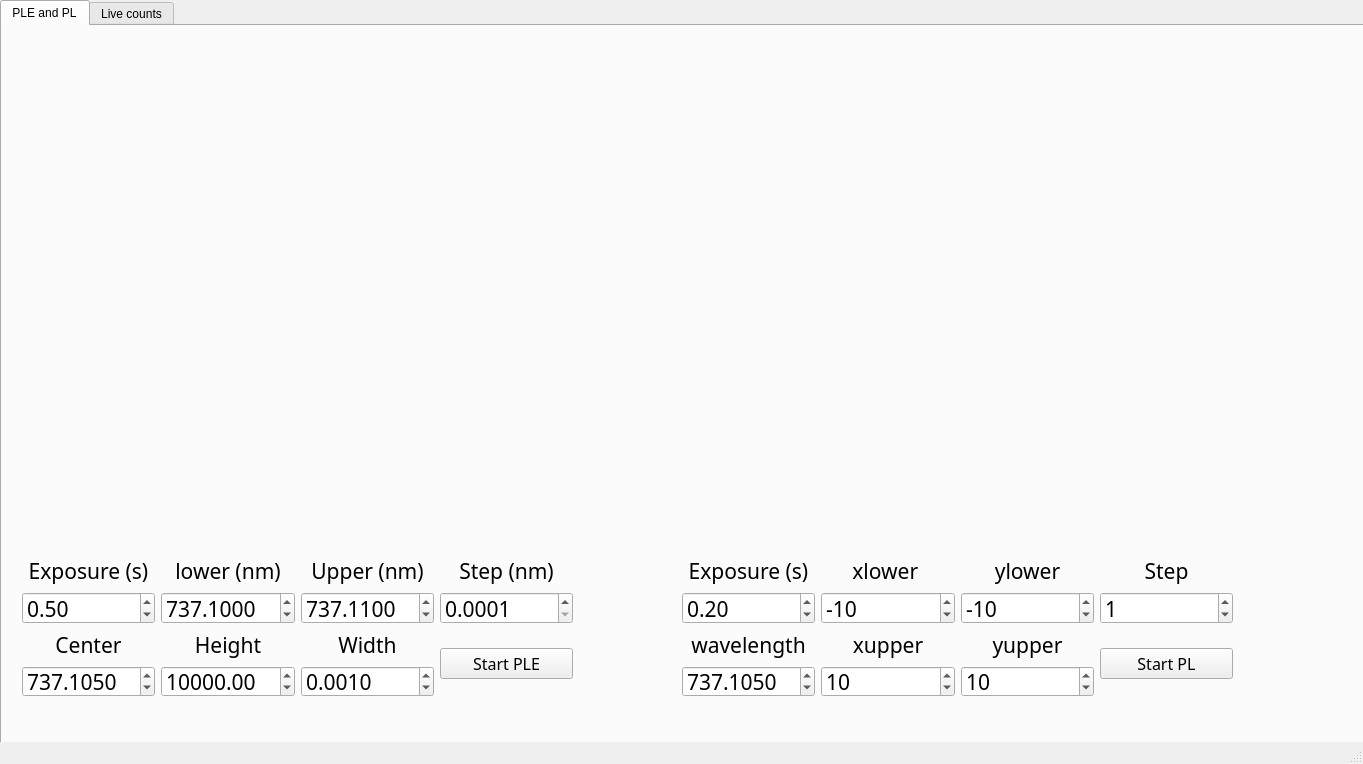
<?xml version="1.0" encoding="UTF-8"?>
<ui version="4.0">
 <class>MainWindow</class>
 <widget class="QMainWindow" name="MainWindow">
  <property name="geometry">
   <rect>
    <x>0</x>
    <y>0</y>
    <width>1363</width>
    <height>764</height>
   </rect>
  </property>
  <property name="windowTitle">
   <string>MainWindow</string>
  </property>
  <widget class="QWidget" name="centralwidget">
   <widget class="QTabWidget" name="tabWidget_2">
    <property name="enabled">
     <bool>true</bool>
    </property>
    <property name="geometry">
     <rect>
      <x>0</x>
      <y>0</y>
      <width>1381</width>
      <height>881</height>
     </rect>
    </property>
    <property name="currentIndex">
     <number>0</number>
    </property>
    <widget class="QWidget" name="tab">
     <attribute name="title">
      <string>PLE and PL</string>
     </attribute>
     <widget class="QWidget" name="widget_figure" native="true">
      <property name="geometry">
       <rect>
        <x>20</x>
        <y>20</y>
        <width>561</width>
        <height>491</height>
       </rect>
      </property>
     </widget>
     <widget class="QWidget" name="widget_figure_2" native="true">
      <property name="geometry">
       <rect>
        <x>600</x>
        <y>20</y>
        <width>701</width>
        <height>491</height>
       </rect>
      </property>
     </widget>
     <widget class="QWidget" name="verticalLayoutWidget_7">
      <property name="geometry">
       <rect>
        <x>20</x>
        <y>530</y>
        <width>551</width>
        <height>141</height>
       </rect>
      </property>
      <layout class="QVBoxLayout" name="verticalLayout_8">
       <item>
        <layout class="QHBoxLayout" name="horizontalLayout">
         <item>
          <layout class="QVBoxLayout" name="verticalLayout">
           <item>
            <widget class="QLabel" name="label">
             <property name="font">
              <font>
               <family>Linux Biolinum O</family>
               <pointsize>16</pointsize>
              </font>
             </property>
             <property name="text">
              <string>Exposure (s)</string>
             </property>
             <property name="alignment">
              <set>Qt::AlignCenter</set>
             </property>
            </widget>
           </item>
           <item>
            <widget class="QDoubleSpinBox" name="doubleSpinBox_exposure">
             <property name="font">
              <font>
               <family>Linux Biolinum O</family>
               <pointsize>16</pointsize>
              </font>
             </property>
             <property name="minimum">
              <double>0.100000000000000</double>
             </property>
             <property name="singleStep">
              <double>0.500000000000000</double>
             </property>
             <property name="value">
              <double>0.500000000000000</double>
             </property>
            </widget>
           </item>
          </layout>
         </item>
         <item>
          <layout class="QVBoxLayout" name="verticalLayout_3">
           <item>
            <widget class="QLabel" name="label_2">
             <property name="font">
              <font>
               <family>Linux Biolinum O</family>
               <pointsize>16</pointsize>
              </font>
             </property>
             <property name="text">
              <string>lower (nm)</string>
             </property>
             <property name="alignment">
              <set>Qt::AlignCenter</set>
             </property>
            </widget>
           </item>
           <item>
            <widget class="QDoubleSpinBox" name="doubleSpinBox_wl">
             <property name="font">
              <font>
               <family>Linux Biolinum O</family>
               <pointsize>16</pointsize>
              </font>
             </property>
             <property name="decimals">
              <number>4</number>
             </property>
             <property name="minimum">
              <double>0.100000000000000</double>
             </property>
             <property name="maximum">
              <double>999.990000000000009</double>
             </property>
             <property name="singleStep">
              <double>0.500000000000000</double>
             </property>
             <property name="value">
              <double>737.100000000000023</double>
             </property>
            </widget>
           </item>
          </layout>
         </item>
         <item>
          <layout class="QVBoxLayout" name="verticalLayout_2">
           <item>
            <widget class="QLabel" name="label_3">
             <property name="font">
              <font>
               <family>Linux Biolinum O</family>
               <pointsize>16</pointsize>
              </font>
             </property>
             <property name="text">
              <string>Upper (nm)</string>
             </property>
             <property name="alignment">
              <set>Qt::AlignCenter</set>
             </property>
            </widget>
           </item>
           <item>
            <widget class="QDoubleSpinBox" name="doubleSpinBox_wu">
             <property name="font">
              <font>
               <family>Linux Biolinum O</family>
               <pointsize>16</pointsize>
              </font>
             </property>
             <property name="decimals">
              <number>4</number>
             </property>
             <property name="minimum">
              <double>0.100000000000000</double>
             </property>
             <property name="maximum">
              <double>999.990000000000009</double>
             </property>
             <property name="singleStep">
              <double>0.500000000000000</double>
             </property>
             <property name="value">
              <double>737.110000000000014</double>
             </property>
            </widget>
           </item>
          </layout>
         </item>
         <item>
          <layout class="QVBoxLayout" name="verticalLayout_5">
           <item>
            <widget class="QLabel" name="label_4">
             <property name="font">
              <font>
               <family>Linux Biolinum O</family>
               <pointsize>16</pointsize>
              </font>
             </property>
             <property name="text">
              <string>Step (nm)</string>
             </property>
             <property name="alignment">
              <set>Qt::AlignCenter</set>
             </property>
            </widget>
           </item>
           <item>
            <widget class="QDoubleSpinBox" name="doubleSpinBox_step">
             <property name="font">
              <font>
               <family>Linux Biolinum O</family>
               <pointsize>16</pointsize>
              </font>
             </property>
             <property name="decimals">
              <number>4</number>
             </property>
             <property name="minimum">
              <double>0.000100000000000</double>
             </property>
             <property name="singleStep">
              <double>0.000010000000000</double>
             </property>
             <property name="value">
              <double>0.000100000000000</double>
             </property>
            </widget>
           </item>
          </layout>
         </item>
        </layout>
       </item>
       <item>
        <layout class="QHBoxLayout" name="horizontalLayout_5">
         <item>
          <layout class="QVBoxLayout" name="verticalLayout_6">
           <item>
            <widget class="QLabel" name="label_5">
             <property name="font">
              <font>
               <family>Linux Biolinum O</family>
               <pointsize>16</pointsize>
              </font>
             </property>
             <property name="text">
              <string>Center</string>
             </property>
             <property name="alignment">
              <set>Qt::AlignCenter</set>
             </property>
            </widget>
           </item>
           <item>
            <widget class="QDoubleSpinBox" name="doubleSpinBox_center">
             <property name="font">
              <font>
               <family>Linux Biolinum O</family>
               <pointsize>16</pointsize>
              </font>
             </property>
             <property name="decimals">
              <number>4</number>
             </property>
             <property name="minimum">
              <double>0.100000000000000</double>
             </property>
             <property name="maximum">
              <double>999.990000000000009</double>
             </property>
             <property name="singleStep">
              <double>0.500000000000000</double>
             </property>
             <property name="value">
              <double>737.105000000000018</double>
             </property>
            </widget>
           </item>
          </layout>
         </item>
         <item>
          <layout class="QVBoxLayout" name="verticalLayout_7">
           <item>
            <widget class="QLabel" name="label_6">
             <property name="font">
              <font>
               <family>Linux Biolinum O</family>
               <pointsize>16</pointsize>
              </font>
             </property>
             <property name="text">
              <string>Height</string>
             </property>
             <property name="alignment">
              <set>Qt::AlignCenter</set>
             </property>
            </widget>
           </item>
           <item>
            <widget class="QDoubleSpinBox" name="doubleSpinBox_height">
             <property name="font">
              <font>
               <family>Linux Biolinum O</family>
               <pointsize>16</pointsize>
              </font>
             </property>
             <property name="minimum">
              <double>0.100000000000000</double>
             </property>
             <property name="maximum">
              <double>99999.990000000005239</double>
             </property>
             <property name="singleStep">
              <double>0.500000000000000</double>
             </property>
             <property name="value">
              <double>10000.000000000000000</double>
             </property>
            </widget>
           </item>
          </layout>
         </item>
         <item>
          <layout class="QVBoxLayout" name="verticalLayout_4">
           <item>
            <widget class="QLabel" name="label_7">
             <property name="font">
              <font>
               <family>Linux Biolinum O</family>
               <pointsize>16</pointsize>
              </font>
             </property>
             <property name="text">
              <string>Width</string>
             </property>
             <property name="alignment">
              <set>Qt::AlignCenter</set>
             </property>
            </widget>
           </item>
           <item>
            <widget class="QDoubleSpinBox" name="doubleSpinBox_width">
             <property name="font">
              <font>
               <family>Linux Biolinum O</family>
               <pointsize>16</pointsize>
              </font>
             </property>
             <property name="decimals">
              <number>4</number>
             </property>
             <property name="minimum">
              <double>0.000000000000000</double>
             </property>
             <property name="singleStep">
              <double>0.500000000000000</double>
             </property>
             <property name="value">
              <double>0.001000000000000</double>
             </property>
            </widget>
           </item>
          </layout>
         </item>
         <item>
          <widget class="QPushButton" name="pushButton_start">
           <property name="font">
            <font>
             <family>Linux Biolinum O</family>
             <pointsize>12</pointsize>
            </font>
           </property>
           <property name="text">
            <string>Start PLE</string>
           </property>
          </widget>
         </item>
        </layout>
       </item>
      </layout>
     </widget>
     <widget class="QWidget" name="verticalLayoutWidget_8">
      <property name="geometry">
       <rect>
        <x>680</x>
        <y>530</y>
        <width>551</width>
        <height>141</height>
       </rect>
      </property>
      <layout class="QVBoxLayout" name="verticalLayout_9">
       <item>
        <layout class="QHBoxLayout" name="horizontalLayout_6">
         <item>
          <layout class="QVBoxLayout" name="verticalLayout_10">
           <item>
            <widget class="QLabel" name="label_8">
             <property name="font">
              <font>
               <family>Linux Biolinum O</family>
               <pointsize>16</pointsize>
              </font>
             </property>
             <property name="text">
              <string>Exposure (s)</string>
             </property>
             <property name="alignment">
              <set>Qt::AlignCenter</set>
             </property>
            </widget>
           </item>
           <item>
            <widget class="QDoubleSpinBox" name="doubleSpinBox_exposure_2">
             <property name="font">
              <font>
               <family>Linux Biolinum O</family>
               <pointsize>16</pointsize>
              </font>
             </property>
             <property name="minimum">
              <double>0.010000000000000</double>
             </property>
             <property name="singleStep">
              <double>0.500000000000000</double>
             </property>
             <property name="value">
              <double>0.200000000000000</double>
             </property>
            </widget>
           </item>
          </layout>
         </item>
         <item>
          <layout class="QVBoxLayout" name="verticalLayout_11">
           <item>
            <widget class="QLabel" name="label_9">
             <property name="font">
              <font>
               <family>Linux Biolinum O</family>
               <pointsize>16</pointsize>
              </font>
             </property>
             <property name="text">
              <string>xlower </string>
             </property>
             <property name="alignment">
              <set>Qt::AlignCenter</set>
             </property>
            </widget>
           </item>
           <item>
            <widget class="QDoubleSpinBox" name="doubleSpinBox_xl">
             <property name="font">
              <font>
               <family>Linux Biolinum O</family>
               <pointsize>16</pointsize>
              </font>
             </property>
             <property name="decimals">
              <number>0</number>
             </property>
             <property name="minimum">
              <double>-999.000000000000000</double>
             </property>
             <property name="maximum">
              <double>1000.000000000000000</double>
             </property>
             <property name="singleStep">
              <double>0.500000000000000</double>
             </property>
             <property name="value">
              <double>-10.000000000000000</double>
             </property>
            </widget>
           </item>
          </layout>
         </item>
         <item>
          <layout class="QVBoxLayout" name="verticalLayout_12">
           <item>
            <widget class="QLabel" name="label_10">
             <property name="font">
              <font>
               <family>Linux Biolinum O</family>
               <pointsize>16</pointsize>
              </font>
             </property>
             <property name="text">
              <string>ylower</string>
             </property>
             <property name="alignment">
              <set>Qt::AlignCenter</set>
             </property>
            </widget>
           </item>
           <item>
            <widget class="QDoubleSpinBox" name="doubleSpinBox_yl">
             <property name="font">
              <font>
               <family>Linux Biolinum O</family>
               <pointsize>16</pointsize>
              </font>
             </property>
             <property name="decimals">
              <number>0</number>
             </property>
             <property name="minimum">
              <double>-999.000000000000000</double>
             </property>
             <property name="maximum">
              <double>1000.000000000000000</double>
             </property>
             <property name="singleStep">
              <double>0.500000000000000</double>
             </property>
             <property name="value">
              <double>-10.000000000000000</double>
             </property>
            </widget>
           </item>
          </layout>
         </item>
         <item>
          <layout class="QVBoxLayout" name="verticalLayout_13">
           <item>
            <widget class="QLabel" name="label_11">
             <property name="font">
              <font>
               <family>Linux Biolinum O</family>
               <pointsize>16</pointsize>
              </font>
             </property>
             <property name="text">
              <string>Step</string>
             </property>
             <property name="alignment">
              <set>Qt::AlignCenter</set>
             </property>
            </widget>
           </item>
           <item>
            <widget class="QDoubleSpinBox" name="doubleSpinBox_step_2">
             <property name="font">
              <font>
               <family>Linux Biolinum O</family>
               <pointsize>16</pointsize>
              </font>
             </property>
             <property name="decimals">
              <number>0</number>
             </property>
             <property name="minimum">
              <double>0.000000000000000</double>
             </property>
             <property name="singleStep">
              <double>0.500000000000000</double>
             </property>
             <property name="value">
              <double>1.000000000000000</double>
             </property>
            </widget>
           </item>
          </layout>
         </item>
        </layout>
       </item>
       <item>
        <layout class="QHBoxLayout" name="horizontalLayout_7">
         <item>
          <layout class="QVBoxLayout" name="verticalLayout_14">
           <item>
            <widget class="QLabel" name="label_12">
             <property name="font">
              <font>
               <family>Linux Biolinum O</family>
               <pointsize>16</pointsize>
              </font>
             </property>
             <property name="text">
              <string>wavelength</string>
             </property>
             <property name="alignment">
              <set>Qt::AlignCenter</set>
             </property>
            </widget>
           </item>
           <item>
            <widget class="QDoubleSpinBox" name="doubleSpinBox_wavelength">
             <property name="font">
              <font>
               <family>Linux Biolinum O</family>
               <pointsize>16</pointsize>
              </font>
             </property>
             <property name="decimals">
              <number>4</number>
             </property>
             <property name="minimum">
              <double>0.100000000000000</double>
             </property>
             <property name="maximum">
              <double>999.990000000000009</double>
             </property>
             <property name="singleStep">
              <double>0.500000000000000</double>
             </property>
             <property name="value">
              <double>737.105000000000018</double>
             </property>
            </widget>
           </item>
          </layout>
         </item>
         <item>
          <layout class="QVBoxLayout" name="verticalLayout_15">
           <item>
            <widget class="QLabel" name="label_13">
             <property name="font">
              <font>
               <family>Linux Biolinum O</family>
               <pointsize>16</pointsize>
              </font>
             </property>
             <property name="text">
              <string>xupper</string>
             </property>
             <property name="alignment">
              <set>Qt::AlignCenter</set>
             </property>
            </widget>
           </item>
           <item>
            <widget class="QDoubleSpinBox" name="doubleSpinBox_xu">
             <property name="font">
              <font>
               <family>Linux Biolinum O</family>
               <pointsize>16</pointsize>
              </font>
             </property>
             <property name="decimals">
              <number>0</number>
             </property>
             <property name="minimum">
              <double>-1000.000000000000000</double>
             </property>
             <property name="maximum">
              <double>100000.000000000000000</double>
             </property>
             <property name="singleStep">
              <double>0.500000000000000</double>
             </property>
             <property name="value">
              <double>10.000000000000000</double>
             </property>
            </widget>
           </item>
          </layout>
         </item>
         <item>
          <layout class="QVBoxLayout" name="verticalLayout_16">
           <item>
            <widget class="QLabel" name="label_14">
             <property name="font">
              <font>
               <family>Linux Biolinum O</family>
               <pointsize>16</pointsize>
              </font>
             </property>
             <property name="text">
              <string>yupper</string>
             </property>
             <property name="alignment">
              <set>Qt::AlignCenter</set>
             </property>
            </widget>
           </item>
           <item>
            <widget class="QDoubleSpinBox" name="doubleSpinBox_yu">
             <property name="font">
              <font>
               <family>Linux Biolinum O</family>
               <pointsize>16</pointsize>
              </font>
             </property>
             <property name="decimals">
              <number>0</number>
             </property>
             <property name="minimum">
              <double>-1000.000000000000000</double>
             </property>
             <property name="maximum">
              <double>1000.000000000000000</double>
             </property>
             <property name="singleStep">
              <double>0.500000000000000</double>
             </property>
             <property name="value">
              <double>10.000000000000000</double>
             </property>
            </widget>
           </item>
          </layout>
         </item>
         <item>
          <widget class="QPushButton" name="pushButton_start_2">
           <property name="font">
            <font>
             <family>Linux Biolinum O</family>
             <pointsize>12</pointsize>
            </font>
           </property>
           <property name="text">
            <string>Start PL</string>
           </property>
          </widget>
         </item>
        </layout>
       </item>
      </layout>
     </widget>
    </widget>
    <widget class="QWidget" name="tab2">
     <attribute name="title">
      <string>Live counts</string>
     </attribute>
     <widget class="QWidget" name="widget_figure_3" native="true">
      <property name="geometry">
       <rect>
        <x>20</x>
        <y>20</y>
        <width>561</width>
        <height>491</height>
       </rect>
      </property>
     </widget>
     <widget class="QWidget" name="verticalLayoutWidget_9">
      <property name="geometry">
       <rect>
        <x>20</x>
        <y>530</y>
        <width>551</width>
        <height>141</height>
       </rect>
      </property>
      <layout class="QVBoxLayout" name="verticalLayout_17">
       <item>
        <layout class="QHBoxLayout" name="horizontalLayout_8">
         <item>
          <layout class="QVBoxLayout" name="verticalLayout_18">
           <item>
            <widget class="QLabel" name="label_15">
             <property name="font">
              <font>
               <family>Linux Biolinum O</family>
               <pointsize>16</pointsize>
              </font>
             </property>
             <property name="text">
              <string>Exposure (s)</string>
             </property>
             <property name="alignment">
              <set>Qt::AlignCenter</set>
             </property>
            </widget>
           </item>
           <item>
            <widget class="QDoubleSpinBox" name="doubleSpinBox_exposure_3">
             <property name="font">
              <font>
               <family>Linux Biolinum O</family>
               <pointsize>16</pointsize>
              </font>
             </property>
             <property name="minimum">
              <double>0.010000000000000</double>
             </property>
             <property name="singleStep">
              <double>0.500000000000000</double>
             </property>
             <property name="value">
              <double>0.100000000000000</double>
             </property>
            </widget>
           </item>
          </layout>
         </item>
         <item>
          <layout class="QVBoxLayout" name="verticalLayout_19">
           <item>
            <widget class="QLabel" name="label_16">
             <property name="font">
              <font>
               <family>Linux Biolinum O</family>
               <pointsize>16</pointsize>
              </font>
             </property>
             <property name="text">
              <string>Data points</string>
             </property>
             <property name="alignment">
              <set>Qt::AlignCenter</set>
             </property>
            </widget>
           </item>
           <item>
            <widget class="QDoubleSpinBox" name="doubleSpinBox_many">
             <property name="font">
              <font>
               <family>Linux Biolinum O</family>
               <pointsize>16</pointsize>
              </font>
             </property>
             <property name="decimals">
              <number>0</number>
             </property>
             <property name="minimum">
              <double>0.000000000000000</double>
             </property>
             <property name="maximum">
              <double>1000.000000000000000</double>
             </property>
             <property name="singleStep">
              <double>1.000000000000000</double>
             </property>
             <property name="value">
              <double>100.000000000000000</double>
             </property>
            </widget>
           </item>
          </layout>
         </item>
        </layout>
       </item>
       <item>
        <layout class="QHBoxLayout" name="horizontalLayout_9">
         <item>
          <layout class="QVBoxLayout" name="verticalLayout_24">
           <item>
            <widget class="QLabel" name="label_21">
             <property name="font">
              <font>
               <family>Linux Biolinum O</family>
               <pointsize>16</pointsize>
              </font>
             </property>
             <property name="text">
              <string>Wavelength</string>
             </property>
             <property name="alignment">
              <set>Qt::AlignCenter</set>
             </property>
            </widget>
           </item>
           <item>
            <widget class="QDoubleSpinBox" name="doubleSpinBox_wavelength_live">
             <property name="font">
              <font>
               <family>Linux Biolinum O</family>
               <pointsize>16</pointsize>
              </font>
             </property>
             <property name="decimals">
              <number>4</number>
             </property>
             <property name="minimum">
              <double>0.000000000000000</double>
             </property>
             <property name="maximum">
              <double>1000.000000000000000</double>
             </property>
             <property name="singleStep">
              <double>0.500000000000000</double>
             </property>
             <property name="value">
              <double>737.000000000000000</double>
             </property>
            </widget>
           </item>
          </layout>
         </item>
         <item>
          <widget class="QPushButton" name="pushButton_start_3">
           <property name="font">
            <font>
             <family>Linux Biolinum O</family>
             <pointsize>12</pointsize>
            </font>
           </property>
           <property name="text">
            <string>Start live</string>
           </property>
          </widget>
         </item>
        </layout>
       </item>
      </layout>
     </widget>
    </widget>
   </widget>
   <widget class="QWidget" name="">
    <property name="geometry">
     <rect>
      <x>0</x>
      <y>0</y>
      <width>2</width>
      <height>2</height>
     </rect>
    </property>
    <layout class="QHBoxLayout" name="horizontalLayout_4"/>
   </widget>
  </widget>
  <widget class="QStatusBar" name="statusbar"/>
 </widget>
 <resources/>
 <connections/>
</ui>
